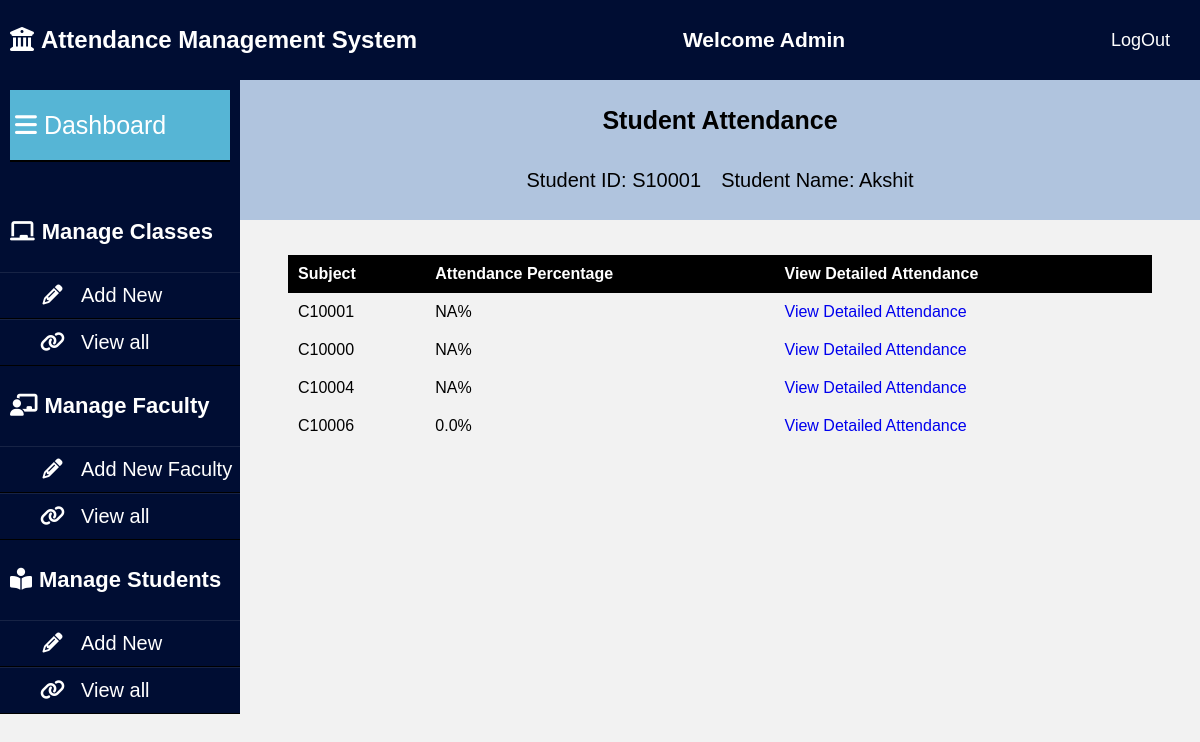
The page /student_mgmt/?student_id=S10001 on the database its author committed.
### AMS_APP/models.py (models this page shows, shortened)
class Student(models.Model):
    student_id=models.CharField(max_length=15)
    student_name=models.CharField(max_length=30)
    email_id=models.CharField(max_length=30)
    password=models.CharField(max_length=30)
    class1=models.CharField(max_length=20,default='')
    class1_att=models.CharField(max_length=100,default='')
    class2=models.CharField(max_length=20,default='')
    class2_att=models.CharField(max_length=100,default='')
    class3=models.CharField(max_length=20,default='')
    class3_att=models.CharField(max_length=100,default='')
    class4=models.CharField(max_length=20,default='')
    class4_att=models.CharField(max_length=100,default='')
    class5=models.CharField(max_length=20,default='')
    class5_att=models.CharField(max_length=100,default='')
    class6=models.CharField(max_length=20,default='')
    class6_att=models.CharField(max_length=100,default='')
    class7=models.CharField(max_length=20,default='')
    class7_att=models.CharField(max_length=100,default='')
    class8=models.CharField(max_length=20,default='')
    class8_att=models.CharField(max_length=100,default='')

### AMS_APP/views.py (the view, shortened to what this page needs)
# urls.py: path('student_mgmt/', views.student_mgmt, name='student_mgmt'),
def student_mgmt(request):
    student_id = request.GET.get('student_id')
    student=Student.objects.filter(student_id=student_id)[0]
    student_name=student.student_name
    class_list=[]
    if student.class1!='':
        a=[student.class1]
        att_str=student.class1_att
        if att_str.count('P')==0 and att_str.count('A')==0:
            att='NA'
        else:
            att=att_str.count('P')/(att_str.count('P')+att_str.count('A'))*100
        a.append(att)
        class_list.append(a)
        if student.class2!='':
            a=[student.class2]
            att_str=student.class2_att
            if att_str.count('P')==0 and att_str.count('A')==0:
                att='NA'
            else:
                att=att_str.count('P')/(att_str.count('P')+att_str.count('A'))*100
            a.append(att)
            class_list.append(a)
            if student.class3!='':
                a=[student.class3]
                att_str=student.class3_att
                if att_str.count('P')==0 and att_str.count('A')==0:
                    att='NA'
                else:
                    att=att_str.count('P')/(att_str.count('P')+att_str.count('A'))*100
                a.append(att)
                class_list.append(a)
                if student.class4!='':
                    a=[student.class4]
                    att_str=student.class4_att
                    if att_str.count('P')==0 and att_str.count('A')==0:
                        att='NA'
                    else:
                        att=att_str.count('P')/(att_str.count('P')+att_str.count('A'))*100
                    a.append(att)
                    class_list.append(a)
    dic={'student_name':student_name,'student_id':student_id,'class_list':class_list}
    return render(request, 'student_mgmt.html',dic)

### template/student_mgmt.html (shortened to what this page needs)
{% load static %}
<!DOCTYPE html>
<html lang="en">
<head>
    <link rel="stylesheet" href="{% static 'css/admindashboard.css'%}">
    <link rel="stylesheet" href="https://cdnjs.cloudflare.com/ajax/libs/font-awesome/6.4.0/css/all.min.css">
    <link rel="stylesheet" type="text/css" href="{% static 'css/student_mgmt.css'%}">
</head>
<body>
    <header class="mainheader">
        <h1><i class="fas fa-university"></i>Attendance Management System</h1>
        <h2>Welcome Admin</h2>
        <a href="/logoutuser" class="btn">LogOut</a>
    </header>
    <aside>
        <header>
            <a href="AdminDashboard.html">
                <i class="fas fa-bars"></i>Dashboard
            </a>
        </header>
        <ul>
            <li><h4><i class="fas fa-chalkboard"></i>Manage Classes</h4></li>
            <ul>
                <li><a href="/courseadd"><i class="fa fa-pencil fa-fw"></i>Add New</a></li>
                <li><a href="/viewclass"><i class="fa fa-link"></i>View all</a></li>
            </ul>
        </ul>
        <ul>
            <li><h4><i class="fas fa-chalkboard-teacher"></i>Manage Faculty</h4></li>
            <ul>
                <li><a href="/teacher"><i class="fa fa-pencil fa-fw"></i>Add New Faculty</a></li>
                <li><a href="/viewfaculty"><i class="fa fa-link"></i>View all</a></li>
            </ul>
        </ul>
        <ul>
            <li><h4><i class="fas fa-book-reader" aria-hidden="true"></i>Manage Students</h4></li>
            <ul>
                <li><a href="/addnewstudent"><i class="fa fa-pencil fa-fw"></i>Add New</a></li>
                <li><a href="/viewstudent"><i class="fa fa-link"></i>View all</a></li>
            </ul>
        </ul>
    </aside>
    <div class="content-container">
        <header class="pageheader">
            <h1>Student Attendance</h1>
            <div class="heading">
                <p>Student ID: {{ student_id}}</p>
                <p>Student Name: {{ student_name}}</p>
            </div>
        </header>
        <div class="table">
        <table>
            <tr>
                <th>Subject</th>
                <th>Attendance Percentage</th>
                <th>View Detailed Attendance</th>
            </tr>
            {% for q in class_list %}
            <tr>
                <td>{{ q.0 }}</td>
                <td>{{ q.1 }}%</td>
                <td><a href="detailed_attendance_oops.html">View Detailed Attendance</a></td>
            </tr>
            {% endfor %}
        </table>
    </div>
    </div>
</body>
</html>

### static/css/admindashboard.css (style rules this page uses)
* { padding : 0; margin : 0; box-sizing :border-box; list-style: none; text-decoration: none; }
.mainheader { z-index: 100000; position:fixed; width:100%; }
aside { margin-top:60px; width: 20%; height: 100%; background: #000d33; float:left; padding-top:20px; }
aside header a { margin:0; padding:0; width:100%; display:block; box-sizing: border-box; font-size: 25px; line-height: 70px; color:white; text-align: left; border-bottom:2px solid black; background: rgb(86, 181, 213); padding-left: 5px; }
aside ul a { display:block; width: 100%; line-height:45px; font-size: 20px; color: white; padding-left:40px; box-sizing: border-box; border-top: 1px solid rgba(225, 225, 225,.1); border-bottom: 1px solid black; }
aside ul a i { margin-right: 16px; }
aside ul li h4 { color: white; line-height: 60px; padding: 10px; font-size: 22px; }
header { background: #000d33; display: flex; justify-content: space-between; color: white; line-height: 60px; font-size: 14px; padding:10px; }
header a { color:white; font-size: 18px; text-decoration: none; padding-right: 20px; }
.content-container { width: 80%; float:right; margin-top:60px; padding-top:20px; }
i { margin-right: 7px; }

### static/css/student_mgmt.css (style rules this page uses)
body { font-family: Arial, sans-serif; background-color: #f2f2f2; margin: 0; padding: 0; }
header { text-align: center; margin-bottom: 20px; }
h1 { font-size: 24px; color: #333; transition: color 0.3s; }
table { width: 100%; border-collapse: collapse; transform: translateY(0); opacity: 1; transition: transform 0.5s, opacity 1s; -webkit-transition: transform 0.5s, opacity 1s; -moz-transition: transform 0.5s, opacity 1s; -ms-transition: transform 0.5s, opacity 1s; -o-transition: transform 0.5s, opacity 1s; -webkit-transform: translateY(0); -moz-transform: translateY(0); -ms-transform: translateY(0); -o-transform: translateY(0); }
th, td { padding: 10px; text-align: left; }
th { background-color: #333; color: #fff; }
tr:nth-child(even) { background-color: #f2f2f2; }

### template/student_mgmt.html (style rules this page uses)
.pageheader { display:flex; flex-direction:column; background-color: lightsteelblue; color:black; font-size: 30px; }
.heading { display:flex; column-gap:20px; justify-content: center; align-items: center; font-size: 20px; }
.pageheader h1 { font-size: 25px; color: black; }
.mainheader h1 { color:white; }
.table { width:90%; margin:35px auto; }
th { background-color: black; }

### rows shown on the page
Student: student_name "Akshit", class1 "C10001" "C10000" "C10004" "C10006"

### other values the page prints
{{ student_id }} "S10001"
{{ q.1 }} "NA" "NA" "NA" "0.0"
